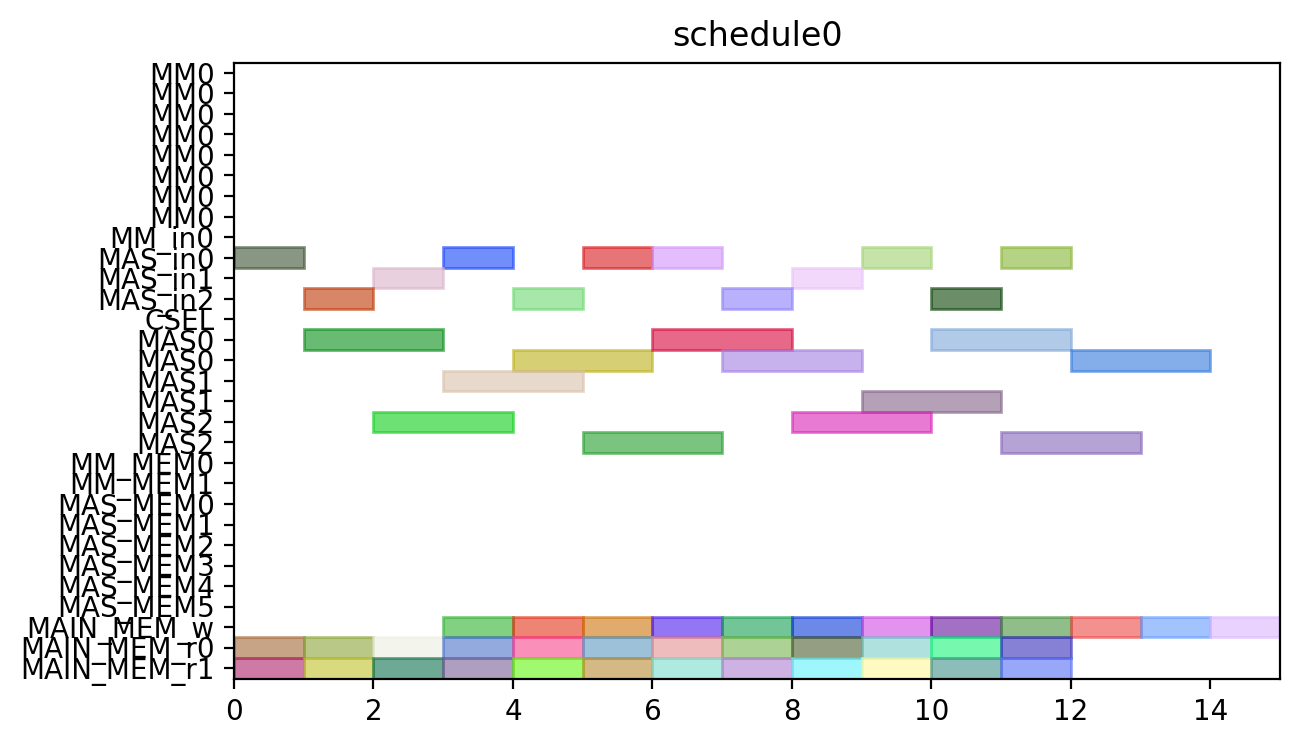

Reproduce this figure in Python.
from pyschedule import Scenario, solvers, plotters, alt


def solve():
	horizon = 120
	S = Scenario("schedule0", horizon=horizon)

	# resource
	MM = S.Resources('MM', num=1, size=8)
	MM_in = S.Resources('MM_in', num=1)
	MAS_in = S.Resources('MAS_in', num=3)
	CSEL = S.Resource('CSEL')
	MAS = S.Resources('MAS', num=3, size=2, periods=range(1, horizon))
	MM_MEM = S.Resources('MM_MEM', num=2)
	MAS_MEM = S.Resources('MAS_MEM', num=6)
	MAIN_MEM_w = S.Resource('MAIN_MEM_w', size=1)
	MAIN_MEM_r = S.Resources('MAIN_MEM_r', num=2)

	# result of previous scheduling

	# new tasks
	c000 = S.Task('c000', length=2, delay_cost=1)
	c000 += alt(MAS)
	c000_in = S.Task('c000_in', length=1, delay_cost=1)
	c000_in += alt(MAS_in)
	S += c000_in*MAS_in[0]<=c000*MAS[0]

	S += c000_in*MAS_in[1]<=c000*MAS[1]

	S += c000_in*MAS_in[2]<=c000*MAS[2]

	S += 0<c000

	c000_w = S.Task('c000_w', length=1, delay_cost=1)
	c000_w += alt(MAIN_MEM_w)
	S += c000 <= c000_w

	c000_mem0 = S.Task('c000_mem0', length=1, delay_cost=1)
	c000_mem0 += MAIN_MEM_r[0]
	S += c000_mem0 <= c000

	c000_mem1 = S.Task('c000_mem1', length=1, delay_cost=1)
	c000_mem1 += MAIN_MEM_r[1]
	S += c000_mem1 <= c000

	c001 = S.Task('c001', length=2, delay_cost=1)
	c001 += alt(MAS)
	c001_in = S.Task('c001_in', length=1, delay_cost=1)
	c001_in += alt(MAS_in)
	S += c001_in*MAS_in[0]<=c001*MAS[0]

	S += c001_in*MAS_in[1]<=c001*MAS[1]

	S += c001_in*MAS_in[2]<=c001*MAS[2]

	S += 0<c001

	c001_w = S.Task('c001_w', length=1, delay_cost=1)
	c001_w += alt(MAIN_MEM_w)
	S += c001 <= c001_w

	c001_mem0 = S.Task('c001_mem0', length=1, delay_cost=1)
	c001_mem0 += MAIN_MEM_r[0]
	S += c001_mem0 <= c001

	c001_mem1 = S.Task('c001_mem1', length=1, delay_cost=1)
	c001_mem1 += MAIN_MEM_r[1]
	S += c001_mem1 <= c001

	c010 = S.Task('c010', length=2, delay_cost=1)
	c010 += alt(MAS)
	c010_in = S.Task('c010_in', length=1, delay_cost=1)
	c010_in += alt(MAS_in)
	S += c010_in*MAS_in[0]<=c010*MAS[0]

	S += c010_in*MAS_in[1]<=c010*MAS[1]

	S += c010_in*MAS_in[2]<=c010*MAS[2]

	S += 0<c010

	c010_w = S.Task('c010_w', length=1, delay_cost=1)
	c010_w += alt(MAIN_MEM_w)
	S += c010 <= c010_w

	c010_mem0 = S.Task('c010_mem0', length=1, delay_cost=1)
	c010_mem0 += MAIN_MEM_r[0]
	S += c010_mem0 <= c010

	c010_mem1 = S.Task('c010_mem1', length=1, delay_cost=1)
	c010_mem1 += MAIN_MEM_r[1]
	S += c010_mem1 <= c010

	c011 = S.Task('c011', length=2, delay_cost=1)
	c011 += alt(MAS)
	c011_in = S.Task('c011_in', length=1, delay_cost=1)
	c011_in += alt(MAS_in)
	S += c011_in*MAS_in[0]<=c011*MAS[0]

	S += c011_in*MAS_in[1]<=c011*MAS[1]

	S += c011_in*MAS_in[2]<=c011*MAS[2]

	S += 0<c011

	c011_w = S.Task('c011_w', length=1, delay_cost=1)
	c011_w += alt(MAIN_MEM_w)
	S += c011 <= c011_w

	c011_mem0 = S.Task('c011_mem0', length=1, delay_cost=1)
	c011_mem0 += MAIN_MEM_r[0]
	S += c011_mem0 <= c011

	c011_mem1 = S.Task('c011_mem1', length=1, delay_cost=1)
	c011_mem1 += MAIN_MEM_r[1]
	S += c011_mem1 <= c011

	c100 = S.Task('c100', length=2, delay_cost=1)
	c100 += alt(MAS)
	c100_in = S.Task('c100_in', length=1, delay_cost=1)
	c100_in += alt(MAS_in)
	S += c100_in*MAS_in[0]<=c100*MAS[0]

	S += c100_in*MAS_in[1]<=c100*MAS[1]

	S += c100_in*MAS_in[2]<=c100*MAS[2]

	S += 0<c100

	c100_w = S.Task('c100_w', length=1, delay_cost=1)
	c100_w += alt(MAIN_MEM_w)
	S += c100 <= c100_w

	c100_mem0 = S.Task('c100_mem0', length=1, delay_cost=1)
	c100_mem0 += MAIN_MEM_r[0]
	S += c100_mem0 <= c100

	c100_mem1 = S.Task('c100_mem1', length=1, delay_cost=1)
	c100_mem1 += MAIN_MEM_r[1]
	S += c100_mem1 <= c100

	c101 = S.Task('c101', length=2, delay_cost=1)
	c101 += alt(MAS)
	c101_in = S.Task('c101_in', length=1, delay_cost=1)
	c101_in += alt(MAS_in)
	S += c101_in*MAS_in[0]<=c101*MAS[0]

	S += c101_in*MAS_in[1]<=c101*MAS[1]

	S += c101_in*MAS_in[2]<=c101*MAS[2]

	S += 0<c101

	c101_w = S.Task('c101_w', length=1, delay_cost=1)
	c101_w += alt(MAIN_MEM_w)
	S += c101 <= c101_w

	c101_mem0 = S.Task('c101_mem0', length=1, delay_cost=1)
	c101_mem0 += MAIN_MEM_r[0]
	S += c101_mem0 <= c101

	c101_mem1 = S.Task('c101_mem1', length=1, delay_cost=1)
	c101_mem1 += MAIN_MEM_r[1]
	S += c101_mem1 <= c101

	c110 = S.Task('c110', length=2, delay_cost=1)
	c110 += alt(MAS)
	c110_in = S.Task('c110_in', length=1, delay_cost=1)
	c110_in += alt(MAS_in)
	S += c110_in*MAS_in[0]<=c110*MAS[0]

	S += c110_in*MAS_in[1]<=c110*MAS[1]

	S += c110_in*MAS_in[2]<=c110*MAS[2]

	S += 0<c110

	c110_w = S.Task('c110_w', length=1, delay_cost=1)
	c110_w += alt(MAIN_MEM_w)
	S += c110 <= c110_w

	c110_mem0 = S.Task('c110_mem0', length=1, delay_cost=1)
	c110_mem0 += MAIN_MEM_r[0]
	S += c110_mem0 <= c110

	c110_mem1 = S.Task('c110_mem1', length=1, delay_cost=1)
	c110_mem1 += MAIN_MEM_r[1]
	S += c110_mem1 <= c110

	c111 = S.Task('c111', length=2, delay_cost=1)
	c111 += alt(MAS)
	c111_in = S.Task('c111_in', length=1, delay_cost=1)
	c111_in += alt(MAS_in)
	S += c111_in*MAS_in[0]<=c111*MAS[0]

	S += c111_in*MAS_in[1]<=c111*MAS[1]

	S += c111_in*MAS_in[2]<=c111*MAS[2]

	S += 0<c111

	c111_w = S.Task('c111_w', length=1, delay_cost=1)
	c111_w += alt(MAIN_MEM_w)
	S += c111 <= c111_w

	c111_mem0 = S.Task('c111_mem0', length=1, delay_cost=1)
	c111_mem0 += MAIN_MEM_r[0]
	S += c111_mem0 <= c111

	c111_mem1 = S.Task('c111_mem1', length=1, delay_cost=1)
	c111_mem1 += MAIN_MEM_r[1]
	S += c111_mem1 <= c111

	c200 = S.Task('c200', length=2, delay_cost=1)
	c200 += alt(MAS)
	c200_in = S.Task('c200_in', length=1, delay_cost=1)
	c200_in += alt(MAS_in)
	S += c200_in*MAS_in[0]<=c200*MAS[0]

	S += c200_in*MAS_in[1]<=c200*MAS[1]

	S += c200_in*MAS_in[2]<=c200*MAS[2]

	S += 0<c200

	c200_w = S.Task('c200_w', length=1, delay_cost=1)
	c200_w += alt(MAIN_MEM_w)
	S += c200 <= c200_w

	c200_mem0 = S.Task('c200_mem0', length=1, delay_cost=1)
	c200_mem0 += MAIN_MEM_r[0]
	S += c200_mem0 <= c200

	c200_mem1 = S.Task('c200_mem1', length=1, delay_cost=1)
	c200_mem1 += MAIN_MEM_r[1]
	S += c200_mem1 <= c200

	c201 = S.Task('c201', length=2, delay_cost=1)
	c201 += alt(MAS)
	c201_in = S.Task('c201_in', length=1, delay_cost=1)
	c201_in += alt(MAS_in)
	S += c201_in*MAS_in[0]<=c201*MAS[0]

	S += c201_in*MAS_in[1]<=c201*MAS[1]

	S += c201_in*MAS_in[2]<=c201*MAS[2]

	S += 0<c201

	c201_w = S.Task('c201_w', length=1, delay_cost=1)
	c201_w += alt(MAIN_MEM_w)
	S += c201 <= c201_w

	c201_mem0 = S.Task('c201_mem0', length=1, delay_cost=1)
	c201_mem0 += MAIN_MEM_r[0]
	S += c201_mem0 <= c201

	c201_mem1 = S.Task('c201_mem1', length=1, delay_cost=1)
	c201_mem1 += MAIN_MEM_r[1]
	S += c201_mem1 <= c201

	c210 = S.Task('c210', length=2, delay_cost=1)
	c210 += alt(MAS)
	c210_in = S.Task('c210_in', length=1, delay_cost=1)
	c210_in += alt(MAS_in)
	S += c210_in*MAS_in[0]<=c210*MAS[0]

	S += c210_in*MAS_in[1]<=c210*MAS[1]

	S += c210_in*MAS_in[2]<=c210*MAS[2]

	S += 0<c210

	c210_w = S.Task('c210_w', length=1, delay_cost=1)
	c210_w += alt(MAIN_MEM_w)
	S += c210 <= c210_w

	c210_mem0 = S.Task('c210_mem0', length=1, delay_cost=1)
	c210_mem0 += MAIN_MEM_r[0]
	S += c210_mem0 <= c210

	c210_mem1 = S.Task('c210_mem1', length=1, delay_cost=1)
	c210_mem1 += MAIN_MEM_r[1]
	S += c210_mem1 <= c210

	c211 = S.Task('c211', length=2, delay_cost=1)
	c211 += alt(MAS)
	c211_in = S.Task('c211_in', length=1, delay_cost=1)
	c211_in += alt(MAS_in)
	S += c211_in*MAS_in[0]<=c211*MAS[0]

	S += c211_in*MAS_in[1]<=c211*MAS[1]

	S += c211_in*MAS_in[2]<=c211*MAS[2]

	S += 0<c211

	c211_w = S.Task('c211_w', length=1, delay_cost=1)
	c211_w += alt(MAIN_MEM_w)
	S += c211 <= c211_w

	c211_mem0 = S.Task('c211_mem0', length=1, delay_cost=1)
	c211_mem0 += MAIN_MEM_r[0]
	S += c211_mem0 <= c211

	c211_mem1 = S.Task('c211_mem1', length=1, delay_cost=1)
	c211_mem1 += MAIN_MEM_r[1]
	S += c211_mem1 <= c211

	solvers.mip.solve(S,msg=1,kind='CPLEX',ratio_gap=1.01)

	solution = [['hoge']*len(S.solution()[1]) for i in range(len(S.solution()))]
	for i in range(len(S.solution())):
		for j in range(len(S.solution()[i])):
			solution[i][j]=str(S.solution()[i][j])
	print(solution)

	cycles = int(solution[-1][3])

	pic_file_name = "/mnt/rose/usr1/fukuda/ABE/multiRAM_multiMAS_16mux/scheduling_result/stage8MM1_stage2MAS3/CONJ/schedule0.png"
	if(S.solution() != []):
		plotters.matplotlib.plot(S,img_filename=pic_file_name, show_task_labels=False, fig_size=(cycles*0.25+3, 4))

	return solution
